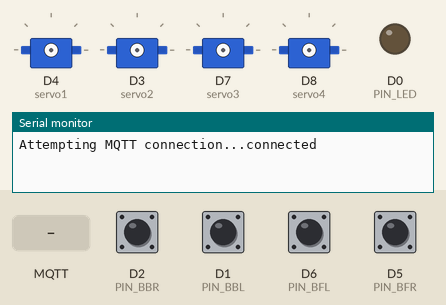
A program run on a simulated ESP8266 (NodeMCU). On the bench: 4 × servo, output pins drawn as LEDs (lit = HIGH), the last lines printed to the serial monitor. The inputs (shaded band) are chosen by the test bench; at power-on: D1 (PIN_BBL), D2 (PIN_BBR), D5 (PIN_BFR), D6 (PIN_BFL) HIGH. WiFi joins after 1.5 s; servers stay silent unless stated; no MQTT or app messages arrive unless stated.

Above: at 3.2 s.
3.3 s: MQTT message "$" arrives on the first subscribed topic
4.8 s: D2 (PIN_BBR) pulled LOW for 0.15 s
At 4.87 s:
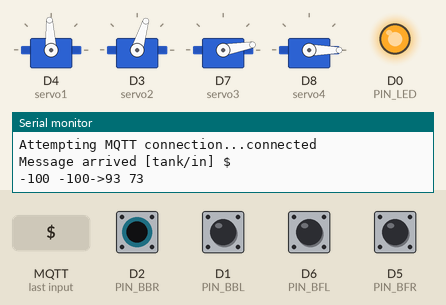
Timing chart, 0 to 7.8 s (numbered marks = the images above; inputs shaded):
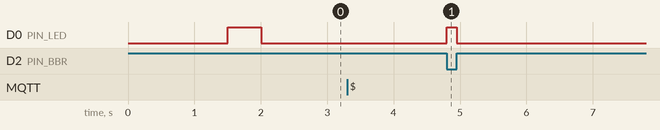

The program:

main.cpp
```cpp
#include <Arduino.h>
#include <ESP8266WiFi.h>
#include <WiFiClient.h>
#include <WiFiManager.h>
#include <PubSubClient.h>
#include <ArduinoOTA.h>
#include <Servo.h>

const char *ssid = "Robot";               //robot creates wifi hotspot when wifi connection is not configured
const char *outTopic = "tank/out";        //MQTT topic for robot telemetry messages
const char *inTopic = "tank/in";          //MQTT topic for control messages
const char *mqtt_server = "192.168.0.19"; //my defauld MQTT server
const char *mqtt_server1 = "test.mosquitto.org";

//PINS
//bumpers, if the pin is LOW the bumper is active, pulled HIGH with internal pullups
const int PIN_BBL = D1; //pin for Bumper Back Left
const int PIN_BBR = D2; //pin for Bumper Back RIght
const int PIN_BFR = D5; //pin for Bumper Front Left
const int PIN_BFL = D6; //pin for Bumper Front Right

const int servo1 = D4; //servo driving the wheel
const int servo2 = D3; //servo driving the wheel

const int servo3 = D7; //extra servo - used for camera gimbal
const int servo4 = D8; //extra servo - used for camera gimbal

const int PIN_LED = D0; // LED lights

char buffer1[20]; //multiusage
WiFiClient espClient;
PubSubClient client(espClient); //MQTT

Servo s1;
Servo s2;
Servo s3;
Servo s4;

int BBL, BBR, BFR, BFL;

void checkBumpers()
{
  BBL = digitalRead(PIN_BBL);
  BBR = digitalRead(PIN_BBR);
  BFR = digitalRead(PIN_BFR);
  BFL = digitalRead(PIN_BFL);

  //turn on LED when bumpers are active
  digitalWrite(PIN_LED, !BBL || !BBR || !BFR || !BFL);
}

void callback(char *topic, byte *payload, unsigned int length)
{
  Serial.print("Message arrived [");
  Serial.print(topic);
  Serial.print("] ");
  for (int i = 0; i < length; i++)
  {
    Serial.print((char)payload[i]);
  }
  Serial.println();

  //control is done by 6 byte messages : [$][len][ch1][ch2][ch3][ch4]
  // [$] - start of the frame
  // [len] - number of bytes to read. in this case always 4
  // [ch1][ch2][ch3][ch4] - control channels. Each channel has a range from 0 to 200. Middle is at 100 - servo stop
  if (length > 0)
  {
    if ((char)payload[0] == '$')
    {

      int len = payload[1];
      int ch1 = payload[2] - 100;
      int ch2 = payload[3] - 100;
      int ch3 = payload[4] - 100;
      int ch4 = payload[5] - 100;

      if (ch1 == 0 && ch2 == 0) //stop
      {
        s1.detach(); //detach to prevent servo drift when stationary and also saves power
        s2.detach(); //detach to prevent servo drift when stationary and also saves power
      }
      else
      {
        if (!s1.attached())
          s1.attach(servo1); //attach servo when needed
        if (!s2.attached())
          s2.attach(servo2); //attach servo when needed
      }

      if (ch3 == 0 && ch4 == 0) //stop
      {
        s3.detach(); //detach to prevent servo drift
        s4.detach();
      }
      else
      {
        if (!s3.attached())
          s3.attach(servo3);
        if (!s4.attached())
          s4.attach(servo4);
      }

      //chanel mixer
      int m1 = ch2 - ch1;
      int m2 = ch2 + ch1;
      if (m1 > 100)
        m1 = 100;
      if (m1 < -100)
        m1 = -100;
      if (m2 > 100)
        m2 = 100;
      if (m2 < -100)
        m2 = -100;

      if (BFR == LOW || BFL == LOW) //stop forward if front bumper activated
      {
        if (m1 > 0)
          m1 = 0;
        if (m2 > 0)
          m2 = 0;
      }

      if (BBR == LOW || BBL == LOW) //stop backward if back bumper activated
      {
        if (m1 < 0)
          m1 = 0;
        if (m2 < 0)
          m2 = 0;
      }

      int servo_trim = 3; // servo trim used to find center position of a servo
      m1 = map(m1, -100, 100, 110, 70) + servo_trim;
      m2 = map(m2, -100, 100, 70, 110) + servo_trim;

      int m3 = map(ch3, -100, 100, 0, 180) + 10;
      int m4 = map(ch4, -100, 100, 0, 180);
      s1.write(m1);
      s2.write(m2);
      s3.write(m3);
      s4.write(m4);

      //debug
      Serial.print(ch1);
      Serial.print(" ");
      Serial.print(ch2);
      Serial.print("->");
      Serial.print(m1);
      Serial.print(" ");
      Serial.println(m2);
    }
  }
}

void reconnect()
{
  // Loop until we're reconnected
  while (!client.connected())
  {
    Serial.print("Attempting MQTT connection...");
    // Attempt to connect
    if (client.connect(ssid))
    {
      Serial.println("connected");
      // Once connected, publish an announcement...
      client.publish(outTopic, "Tank READY");
      // ... and resubscribe
      client.subscribe(inTopic);
    }
    else
    {
      Serial.print("failed, rc=");
      Serial.print(client.state());
      Serial.println(" try again in 5 seconds");
      // Wait 5 seconds before retrying
      delay(5000);
    }
  }
}

/////////////////////////////////////////////////////////////
void setup()
{
  pinMode(PIN_BBL, INPUT_PULLUP);
  pinMode(PIN_BBR, INPUT_PULLUP);
  pinMode(PIN_BFR, INPUT_PULLUP);
  pinMode(PIN_BFL, INPUT_PULLUP);
  pinMode(PIN_LED, OUTPUT);

  Serial.begin(115200);

  // Connecting WiFi
  WiFiManager wifiManager;
  wifiManager.autoConnect("Robot");

  //OTA
  ArduinoOTA.onStart([]() {
    String type;
    if (ArduinoOTA.getCommand() == U_FLASH)
      type = "sketch";
    else // U_SPIFFS
      type = "filesystem";

    // NOTE: if updating SPIFFS this would be the place to unmount SPIFFS using SPIFFS.end()
    Serial.println("Start updating " + type);
  });
  ArduinoOTA.onEnd([]() {
    Serial.println("\nEnd");
  });
  ArduinoOTA.onProgress([](unsigned int progress, unsigned int total) {
    Serial.printf("Progress: %u%%\r", (progress / (total / 100)));
  });
  ArduinoOTA.onError([](ota_error_t error) {
    Serial.printf("Error[%u]: ", error);
    if (error == OTA_AUTH_ERROR)
      Serial.println("Auth Failed");
    else if (error == OTA_BEGIN_ERROR)
      Serial.println("Begin Failed");
    else if (error == OTA_CONNECT_ERROR)
      Serial.println("Connect Failed");
    else if (error == OTA_RECEIVE_ERROR)
      Serial.println("Receive Failed");
    else if (error == OTA_END_ERROR)
      Serial.println("End Failed");
  });
  ArduinoOTA.begin();
  //OTA END

  //power on behaviour
  checkBumpers();
  if (BFL == LOW) //connect to server1 when front left bumper activated during power on
  {
    client.setServer(mqtt_server1, 1883);
    for (int i = 0; i < 5; i++) //blink 5 times with led to confirm
    {
      digitalWrite(PIN_LED, HIGH);
      delay(50);
      digitalWrite(PIN_LED, LOW);
      delay(50);
    }
  }
  else
  {
    client.setServer(mqtt_server, 1883);
  }
  client.setCallback(callback);

  //blink led
  digitalWrite(PIN_LED, HIGH);
  delay(500);
  digitalWrite(PIN_LED, LOW);
}

void loop()
{
  ArduinoOTA.handle();

  //MQTT
  if (!client.connected())
    reconnect();
  else
    client.loop();

  checkBumpers();

  //send telemetry every 200ms
  if (millis() % 200 == 0)
  {
    sprintf(buffer1, "T;%d;RSSI=%d;%d;%d;%d;%d", millis() / 1000, WiFi.RSSI(), BBL, BBR, BFR, BFL);
    client.publish(outTopic, buffer1);
  }
}
```

Measured:
- after the input at 4.8 s, D0 (PIN_LED): LOW → HIGH at once, → LOW 0.15 s later
